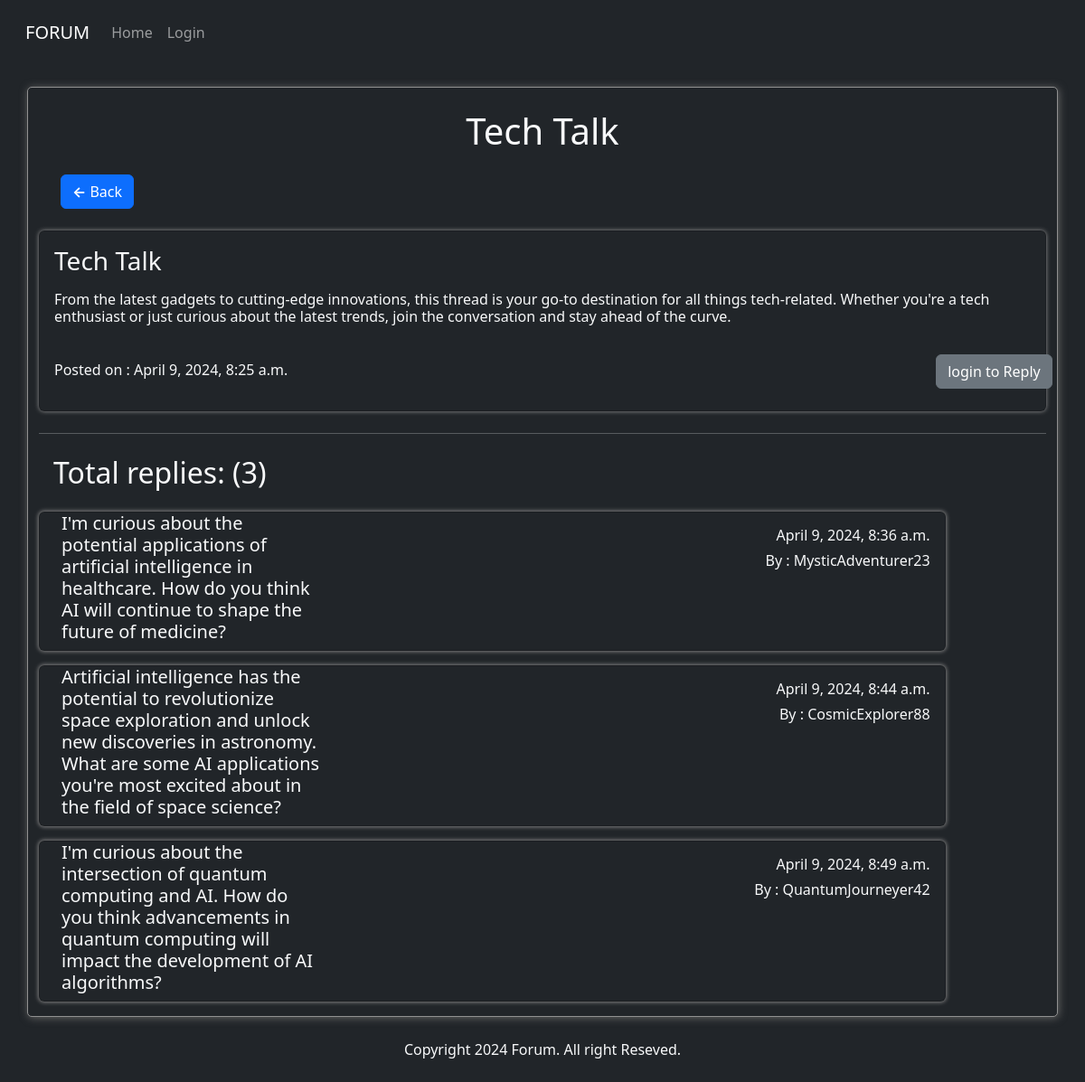
Page /thread/14 on the committed database.
### forumapp/models.py (models this page shows, shortened)
class Thread(models.Model):
    title = models.CharField(max_length=40)
    description = models.CharField(max_length=600)
    date_created = models.DateTimeField(auto_now_add=True)

class Reply(models.Model):
    thread = models.ForeignKey(Thread, on_delete=models.CASCADE)
    user = models.ForeignKey(User, on_delete=models.CASCADE)
    message = models.TextField()
    date_created = models.DateTimeField(auto_now_add=True)

### forumapp/views.py (the view)
# urls.py: path('thread/<int:thread_id>',views.thread,name='thread'),
def thread(request, thread_id):
    the_thread = Thread.objects.get(pk=thread_id)
    if request.method == 'POST':
        form = ReplyForm(request.POST)
        if form.is_valid():
            reply = form.save(commit=False)
            reply.thread = the_thread
            reply.user = request.user
            reply.save()
            return redirect('thread', thread_id=the_thread.id)
    else:
        form = ReplyForm()
    return render(request, 'forumapp/thread.html',{'form':form, 'thread':the_thread})

### templates/forumapp/thread.html (shortened to what this page needs)
{% extends 'forumapp/base.html' %}
{% block body %}
<div class="container my-container my-4 bg-dark">
    <center>
        <h1 class="my-4 text-light">{{ thread.title }}</h1>
    </center>
    <p>
        <a class="btn btn-primary mx-4" type="button" href="{% url 'index' %}">
            <strong>&larr;</strong> Back
        </a>
    </p>
    <div class="card my-4 bg-dark text-light" style="width: 100%;box-shadow: 0px 0px 5px 0px rgb(150,150,150);">
        <div class="card-body">
            <h3 class="card-title">{{ thread.title }}</h3>
            <h6 class="card-text mb-4 mt-3">{{ thread.description }}</h6>
            <span>Posted on : {{ thread.date_created }}</span>
            {% if user.is_authenticated %}
            <a href="#post-reply" class="btn btn-secondary my-2" style="position: relative; right:-66%;">Post Reply</a>
            {% else %}
            <a href="{% url 'login' %}" class="btn btn-secondary my-2" style="position: relative; right:-66%;">login to Reply</a>
            {% endif %}
        </div>
    </div>
    <hr class="text-light my-4">
    <h2 class="my-4 mx-3 text-light">Total replies: ({{ thread.reply_set.count }})</h2>
    {% for reply in thread.reply_set.all %}
    <div class="card mb-3 bg-dark text-light" style="max-width: 90%; box-shadow: 0px 0px 4px 1px grey">
        <div class="row g-0">
            <div class="col-md-4" style="display: flex; justify-items:center; align-items:center">
                <h5 class="mx-4">{{ reply.message }}</h5>
            </div>
            <div class="col-md-8">
                <div class="card-body">
                    <h6 class="card-text" style="text-align: right;">{{ reply.date_created }}</h6>
                    <h6 class="card-text" style="text-align: right;">By : {{ reply.user.username }} </h6>
                </div>
            </div>
        </div>
    </div>
    {% endfor %}
</div>
<footer class="text-light mb-4">
    <center>Copyright {% now "Y" %} Forum. All right Reseved.</center>
</footer>
{% endblock %}

### static/forumapp/css/style.css (style rules this page uses)
.my-container { border: 1px solid rgb(145, 145, 145); box-shadow: 1px 1px 10px 0px rgb(100, 100, 100); border-radius: 5px; }

### rows in the picture
Thread: title "Tech Talk", description "From the latest gadgets to cutting-edge innovations, this thread is your go-to destination for all things tech-related. Whether you're a tech enthusiast or just curious about the latest trends, join the conversation and stay ahead of the curve.", date_created "April 9, 2024, 8:25 a.m.", reply_set.count "3"
Reply: message "I'm curious about the potential applications of artificial intelligence in healthcare. How do you think AI will continue to shape the future of medicine?", date_created "April 9, 2024, 8:36 a.m.", user.username "MysticAdventurer23"
Reply: message "Artificial intelligence has the potential to revolutionize space exploration and unlock new discoveries in astronomy. What are some AI applications you're most excited about in the field of space science?", date_created "April 9, 2024, 8:44 a.m.", user.username "CosmicExplorer88"
Reply: message "I'm curious about the intersection of quantum computing and AI. How do you think advancements in quantum computing will impact the development of AI algorithms?", date_created "April 9, 2024, 8:49 a.m.", user.username "QuantumJourneyer42"
